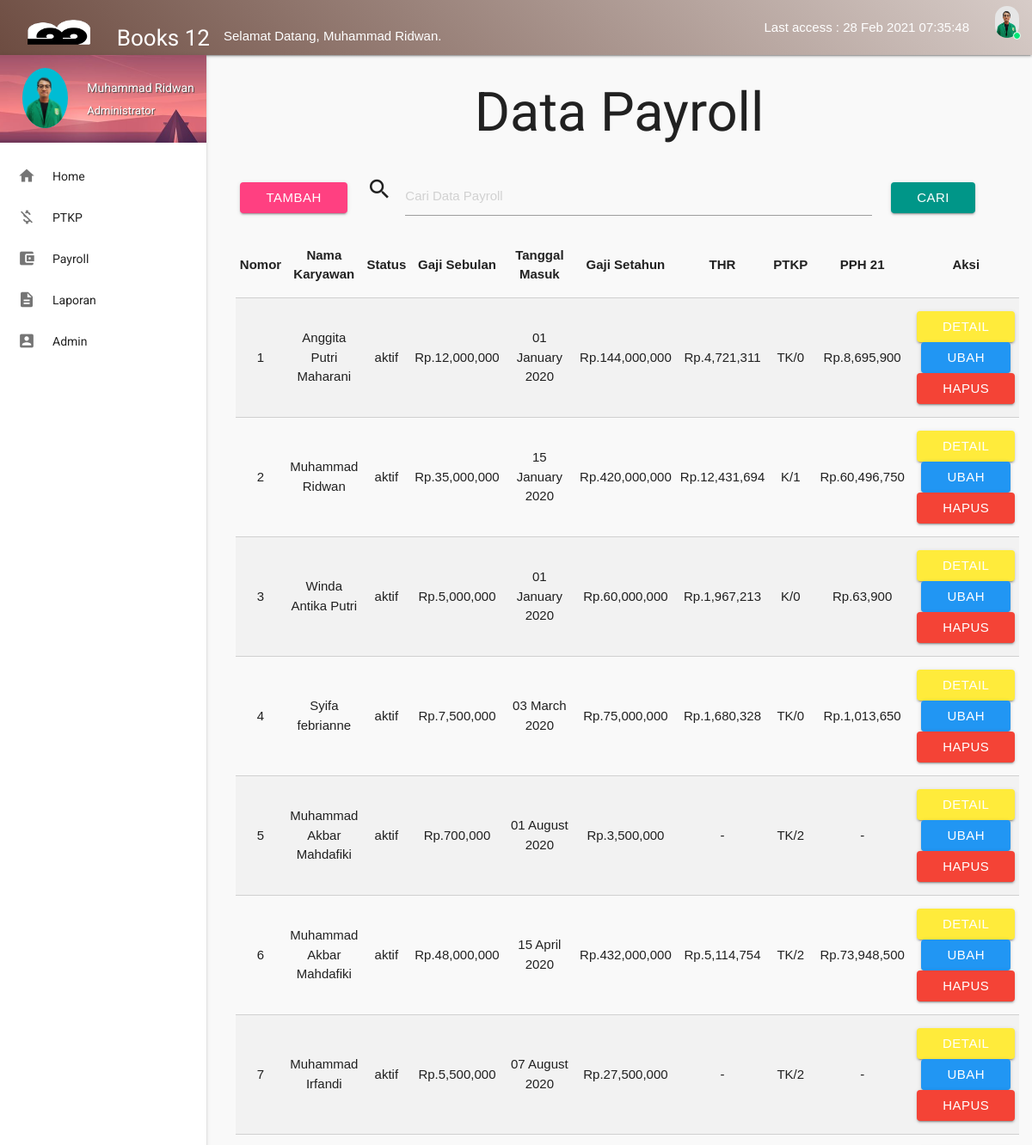
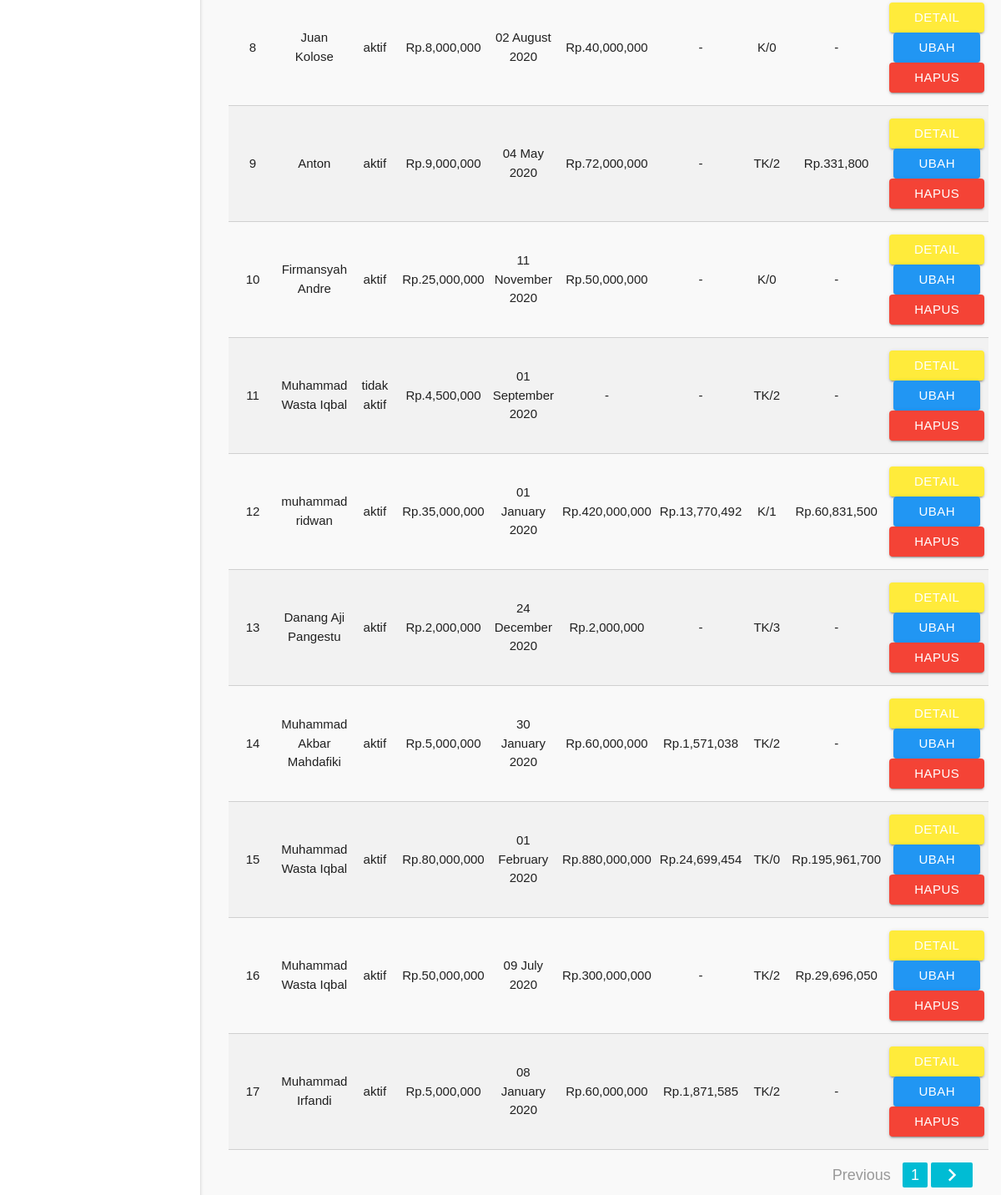
The page /index.php?halaman=payroll (signed in) on the database its author committed (2 pictures, top to bottom).
### tables this page shows
CREATE TABLE `tbl_payroll` (
  `id_payroll` int(10) NOT NULL,
  `nama_karyawan` varchar(50) NOT NULL,
  `gaji_pokok` int(20) NOT NULL,
  `tgl_masuk` date NOT NULL,
  `hari_kerja` int(20) NOT NULL,
  `total_kerja` int(20) NOT NULL,
  `setahun` int(20) NOT NULL,
  `gaji_setahun` int(20) NOT NULL,
  `alokasi_hari` int(20) NOT NULL,
  `alokasi_thr` int(20) NOT NULL,
  `persenan_thr` int(20) NOT NULL,
  `thr` int(20) NOT NULL,
  `bpjs_jkm` int(20) NOT NULL,
  `bpjs_kes` int(20) NOT NULL,
  `gaji_kotor` int(20) NOT NULL,
  `bpjstk_jht` int(20) NOT NULL,
  `bpjstk_jp` int(20) NOT NULL,
  `biaya_jabatan` int(20) NOT NULL,
  `total_pajak` int(20) NOT NULL,
  `penghasilan_bersih` int(20) NOT NULL,
  `id_ptkp` int(20) NOT NULL,
  `penghasilan_kena_pajak` int(20) NOT NULL,
  `id_npwp` int(20) NOT NULL,
  `pajak1` int(20) NOT NULL,
  `pajak2` int(20) NOT NULL,
  `pajak3` int(20) NOT NULL,
  `pajak4` int(20) NOT NULL,
  `pph21` int(20) NOT NULL,
  `bpjs_keset` int(20) NOT NULL,
  `gaji_bersih` int(20) NOT NULL,
  `id_status` int(20) NOT NULL,
  `jht` int(20) NOT NULL,
  `jp` int(20) NOT NULL
);

CREATE TABLE `tbl_status` (
  `id_status` int(11) NOT NULL,
  `nama_status` varchar(20) NOT NULL
);

CREATE TABLE `tbl_ptkp` (
  `id_ptkp` int(10) NOT NULL,
  `nama_ptkp` varchar(10) NOT NULL,
  `nilai_ptkp` int(10) NOT NULL,
  `keterangan_ptkp` varchar(255) NOT NULL
);

### payroll.php (the view)
<div class="container">
  <h1 class="center">Data Payroll</h1>
  <div class="row">
    <div class="col s2"><br>
      <a href="index.php?halaman=tambah_payroll" class="btn right lemon">tambah</a>
    </div>
    <form action="" method="post" autocomplete="off">
      <div class="col s8">
        <div class="input-field">
          <i class="material-icons prefix">search</i>
          <input  name="keyword"  placeholder="Cari Data Payroll" autofocus  >
        </div>
      </div>
      <div class="col s2"><br>
        <button type="submit" name="cari" class="btn teal">Cari</button>
      </div>
    </form>
  </div>
  <table class="bordered striped hoverable centered col s12 m12 l12 xl12">
    <thead>
     <tr>
      <th>Nomor</th>
      <th>Nama Karyawan</th>
      <th>Status</th>
      <th>Gaji Sebulan</th>
      <th>Tanggal Masuk</th>
      <th>Gaji Setahun</th>
      <th>THR</th>
      <th>PTKP</th>
      <th>PPH 21</th>
      <th>Aksi</th>
    </tr>
  </thead>
  <tbody align="center">
    <?php if ((isset($_POST['keyword']))): ?>
      <?php  $page = (isset($_GET['page']))? (int) $_GET['page'] : 1;
      $limit = 20;
      $limitStart = ($page - 1) * $limit;
      $keyword= $_POST["keyword"];
      $SqlQuery=$koneksi->query("SELECT * FROM tbl_payroll
        JOIN tbl_ptkp ON tbl_payroll.id_ptkp=tbl_ptkp.id_ptkp
        JOIN tbl_status ON tbl_payroll.id_status=tbl_status.id_status
        WHERE nama_karyawan LIKE '%$keyword%'
        OR gaji_pokok LIKE '%$keyword%'
        OR nama_ptkp LIKE '$keyword'
        OR nama_status LIKE '$keyword%'
        LIMIT ".$limitStart.",".$limit);
      $no = $limitStart + 1;
      while($row = mysqli_fetch_array($SqlQuery)){
       ?>
       <tr>
       <td><?php echo $no ; ?></td>
       <td><?php echo $row['nama_karyawan'] ;?></td>
       <td><?php echo $row['nama_status'] ;?></td>
       <td>Rp.<?php echo number_format($row['gaji_pokok']); ?></td>
       <td><?php echo date("d F Y",strtotime($row['tgl_masuk'])); ?></td>
       <td>
                   <?php
            if ($row['gaji_setahun'] == 0) {
              echo "-<br>";
            } elseif ($row['gaji_setahun'] > 1) {
              echo "Rp.".number_format($row['gaji_setahun'])."<br>";
            }
          ?>
       </td>
       <td>
          <?php
            if ($row['thr'] == 0) {
              echo "-<br>";
            } elseif ($row['thr'] > 1) {
              echo "Rp.".number_format($row['thr'])."<br>";
            }
          ?>
      </td>
      <td><?php echo $row['nama_ptkp'] ;?></td>
      <td>
          <?php
            if ($row['pph21'] == 0) {
              echo "-<br>";
            } elseif ($row['pph21'] > 1) {
              echo "Rp.".number_format($row['pph21'])."<br>";
            }
          ?>
      </td>
      <td>
          <a href="index.php?halaman=detail_payroll&id=<?php echo $row['id_payroll'] ;?>" class="btn yellow">detail</a>
          <a href="cetak_payroll.php?id=<?php echo $row['id_payroll'];  ?>" class="btn teal" target="_blank">Cetak</a>
          <a href="index.php?halaman=hapus_payroll&id=<?php  echo $row['id_payroll'];  ?>" class="btn red">hapus</a>
        </td>
      </tr>
      <?php $no++; ?>
    <?php   } ?>
    <?php else: ?>
     <?php
     $page = (isset($_GET['page']))? (int) $_GET['page'] : 1;
     $limit = 20;
     $limitStart = ($page - 1) * $limit;
     $SqlQuery = mysqli_query($koneksi, "SELECT * FROM tbl_payroll
      JOIN tbl_ptkp ON tbl_payroll.id_ptkp=tbl_ptkp.id_ptkp
      JOIN tbl_status ON tbl_payroll.id_status=tbl_status.id_status
      LIMIT ".$limitStart.",".$limit);
     $no = $limitStart + 1;
     while($row = mysqli_fetch_array($SqlQuery)){
      ?>
      <tr>
       <td><?php echo $no ; ?></td>
       <td><?php echo $row['nama_karyawan'] ;?></td>
       <td><?php echo $row['nama_status'] ;?></td>
       <td>Rp.<?php echo number_format($row['gaji_pokok']); ?></td>
       <td><?php echo date("d F Y",strtotime($row['tgl_masuk'])); ?></td>
       <td>
                   <?php
            if ($row['gaji_setahun'] == 0) {
              echo "-<br>";
            } elseif ($row['gaji_setahun'] > 1) {
              echo "Rp.".number_format($row['gaji_setahun'])."<br>";
            }
          ?>
       </td>
       <td>
          <?php
            if ($row['thr'] == 0) {
              echo "-<br>";
            } elseif ($row['thr'] > 1) {
              echo "Rp.".number_format($row['thr'])."<br>";
            }
          ?>
      </td>
      <td><?php echo $row['nama_ptkp'] ;?></td>
      <td>
          <?php
            if ($row['pph21'] == 0) {
              echo "-<br>";
            } elseif ($row['pph21'] > 1) {
              echo "Rp.".number_format($row['pph21'])."<br>";
            }
          ?>
      </td>
      <td>
        <a href="index.php?halaman=detail_payroll&id=<?php echo $row['id_payroll'] ;?>" class="btn yellow btn-tiny">detail</a>
        <a href="index.php?halaman=ubah_payroll&id=<?php echo $row['id_payroll'];  ?>" class="btn blue btn-tiny">Ubah</a>
        <a href="index.php?halaman=hapus_payroll&id=<?php  echo $row['id_payroll'];  ?>" class="btn red btn-tiny">hapus</a>
      </td>
    </tr>
    <?php $no++; ?>
  <?php   } ?>
<?php endif ?>
</tbody>
</table>
<div align="right">
  <ul class="pagination">
    <?php
    if($page == 1){
      ?>
      <li class="disabled"><a href="#">Previous</a></li>
      <?php
    } else{
      $LinkPrev = ($page > 1)? $page - 1 : 1;
      ?>
      <li class="active"><a href="index.php?halaman=payroll&page=<?php echo $LinkPrev ; ?>"><i class="material-icons">chevron_left</i></a></li>
    <?php }  ?>
    <?php
    $SqlQuery = mysqli_query($koneksi, "SELECT * FROM tbl_payroll JOIN tbl_ptkp ON tbl_payroll.id_ptkp=tbl_ptkp.id_ptkp");
    $JumlahData = mysqli_num_rows($SqlQuery);
    $jumlahPage = ceil($JumlahData / $limit);
    $jumlahNumber = 1;
    $startNumber = ($page > $jumlahNumber)? $page - $jumlahNumber : 1;
    $endNumber = ($page < ($jumlahPage - $jumlahNumber))? $page + $jumlahNumber : $jumlahPage;
    for($i = $startNumber; $i <= $endNumber; $i++){
      $linkActive = ($page == $i)? '<li class="active">' : '';
      ?>
      <li  class="waves-effect"><?php echo $linkActive; ?><a href="index.php?halaman=payroll&page=<?php echo $i; ?>"><?php echo $i; ?></a></li>
      <?php
    }
    ?>
    <?php
    if($page == $jumlahPage){
      ?>
      <li class="active"><a href="#"><i class="material-icons">chevron_right</i></a></li>
      <?php
    }
    else{
      $linkNext = ($page < $jumlahPage)? $page + 1 : $jumlahPage;
      ?>
      <li><a href="index.php?halaman=payroll&page=<?php echo $linkNext; ?>"><i class="material-icons">chevron_right</i></a></li>
      <?php
    }
    ?>
  </ul>
</div>
</div>

### rows shown on the page
tbl_payroll: nama_karyawan "Anggita Putri Maharani", id_status.nama_status "aktif", gaji_pokok "12,000,000", tgl_masuk "01 January 2020", gaji_setahun "144,000,000", thr "4,721,311", id_ptkp.nama_ptkp "TK/0", pph21 "8,695,900"
tbl_payroll: nama_karyawan "Muhammad Ridwan", id_status.nama_status "aktif", gaji_pokok "35,000,000", tgl_masuk "15 January 2020", gaji_setahun "420,000,000", thr "12,431,694", id_ptkp.nama_ptkp "K/1", pph21 "60,496,750"
tbl_payroll: nama_karyawan "Winda Antika Putri", id_status.nama_status "aktif", gaji_pokok "5,000,000", tgl_masuk "01 January 2020", gaji_setahun "60,000,000", thr "1,967,213", id_ptkp.nama_ptkp "K/0", pph21 "63,900"
tbl_payroll: nama_karyawan "Syifa febrianne", id_status.nama_status "aktif", gaji_pokok "7,500,000", tgl_masuk "03 March 2020", gaji_setahun "75,000,000", thr "1,680,328", id_ptkp.nama_ptkp "TK/0", pph21 "1,013,650"
tbl_payroll: nama_karyawan "Muhammad Akbar Mahdafiki", id_status.nama_status "aktif", gaji_pokok "700,000", tgl_masuk "01 August 2020", gaji_setahun "3,500,000", id_ptkp.nama_ptkp "TK/2"
tbl_payroll: nama_karyawan "Muhammad Akbar Mahdafiki", id_status.nama_status "aktif", gaji_pokok "48,000,000", tgl_masuk "15 April 2020", gaji_setahun "432,000,000", thr "5,114,754", id_ptkp.nama_ptkp "TK/2", pph21 "73,948,500"
tbl_payroll: nama_karyawan "Muhammad Irfandi", id_status.nama_status "aktif", gaji_pokok "5,500,000", tgl_masuk "07 August 2020", gaji_setahun "27,500,000", id_ptkp.nama_ptkp "TK/2"
tbl_payroll: nama_karyawan "Juan Kolose", id_status.nama_status "aktif", gaji_pokok "8,000,000", tgl_masuk "02 August 2020", gaji_setahun "40,000,000", id_ptkp.nama_ptkp "K/0"
tbl_payroll: nama_karyawan "Anton", id_status.nama_status "aktif", gaji_pokok "9,000,000", tgl_masuk "04 May 2020", gaji_setahun "72,000,000", id_ptkp.nama_ptkp "TK/2", pph21 "331,800"
tbl_payroll: nama_karyawan "Firmansyah Andre", id_status.nama_status "aktif", gaji_pokok "25,000,000", tgl_masuk "11 November 2020", gaji_setahun "50,000,000", id_ptkp.nama_ptkp "K/0"
tbl_payroll: nama_karyawan "Muhammad Wasta Iqbal", id_status.nama_status "tidak aktif", gaji_pokok "4,500,000", tgl_masuk "01 September 2020", id_ptkp.nama_ptkp "TK/2"
tbl_payroll: nama_karyawan "muhammad ridwan", id_status.nama_status "aktif", gaji_pokok "35,000,000", tgl_masuk "01 January 2020", gaji_setahun "420,000,000", thr "13,770,492", id_ptkp.nama_ptkp "K/1", pph21 "60,831,500"
tbl_payroll: nama_karyawan "Danang Aji Pangestu", id_status.nama_status "aktif", gaji_pokok "2,000,000", tgl_masuk "24 December 2020", gaji_setahun "2,000,000", id_ptkp.nama_ptkp "TK/3"
tbl_payroll: nama_karyawan "Muhammad Akbar Mahdafiki", id_status.nama_status "aktif", gaji_pokok "5,000,000", tgl_masuk "30 January 2020", gaji_setahun "60,000,000", thr "1,571,038", id_ptkp.nama_ptkp "TK/2"
tbl_payroll: nama_karyawan "Muhammad Wasta Iqbal", id_status.nama_status "aktif", gaji_pokok "80,000,000", tgl_masuk "01 February 2020", gaji_setahun "880,000,000", thr "24,699,454", id_ptkp.nama_ptkp "TK/0", pph21 "195,961,700"
tbl_payroll: nama_karyawan "Muhammad Wasta Iqbal", id_status.nama_status "aktif", gaji_pokok "50,000,000", tgl_masuk "09 July 2020", gaji_setahun "300,000,000", id_ptkp.nama_ptkp "TK/2", pph21 "29,696,050"
tbl_payroll: nama_karyawan "Muhammad Irfandi", id_status.nama_status "aktif", gaji_pokok "5,000,000", tgl_masuk "08 January 2020", gaji_setahun "60,000,000", thr "1,871,585", id_ptkp.nama_ptkp "TK/2"

### other values the page prints
$_SESSION['nama_admin'] "Muhammad Ridwan"
